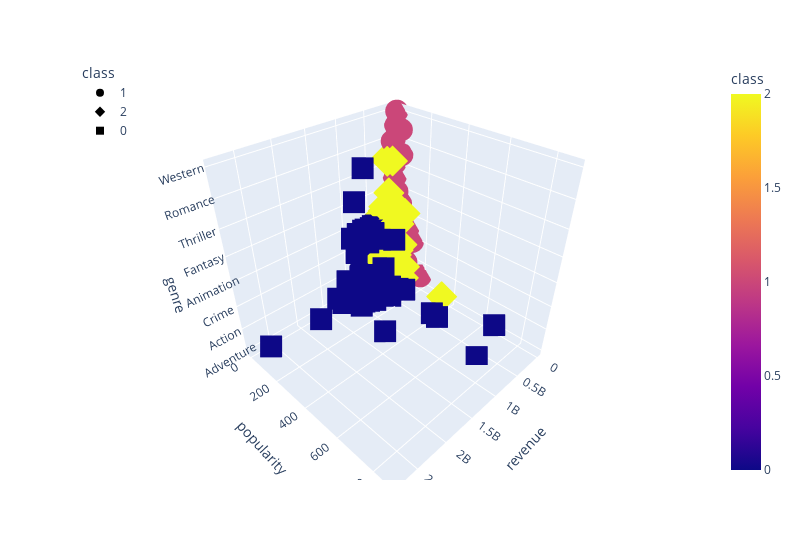

The notebook cell this image was saved under:
### Code cell
# Plotting the clusters with three features
fig = px.scatter_3d(movies_final_df, x="revenue", y="popularity", 
                    z="genre", color="class", symbol="class", 
                    width=800)
fig.update_layout(legend=dict(x=0,y=1))
fig.show()

### Figure 1 — Plotly figure (JSON) as saved in the notebook; plotly's stock layout.template omitted (floating-point values rounded to 4 significant figures; data arrays with more than 128 entries replaced by an {"elided": "..."} marker saying what was removed)
{"data": [{"hovertemplate": "class=%{marker.color}<br>revenue=%{x}<br>popularity=%{y}<br>genre=%{z}<extra></extra>", "legendgroup": "1", "marker": {"color": {"elided": "2512 int values"}, "coloraxis": "coloraxis", "symbol": "circle"}, "mode": "markers", "name": "1", "scene": "scene", "showlegend": true, "type": "scatter3d", "x": {"elided": "2512 int values"}, "y": {"elided": "2512 float values"}, "z": {"elided": "2512 str values"}}, {"hovertemplate": "class=%{marker.color}<br>revenue=%{x}<br>popularity=%{y}<br>genre=%{z}<extra></extra>", "legendgroup": "2", "marker": {"color": {"elided": "553 int values"}, "coloraxis": "coloraxis", "symbol": "diamond"}, "mode": "markers", "name": "2", "scene": "scene", "showlegend": true, "type": "scatter3d", "x": {"elided": "553 int values"}, "y": {"elided": "553 float values"}, "z": {"elided": "553 str values"}}, {"hovertemplate": "class=%{marker.color}<br>revenue=%{x}<br>popularity=%{y}<br>genre=%{z}<extra></extra>", "legendgroup": "0", "marker": {"color": [0, 0, 0, 0, 0, 0, 0, 0, 0, 0, 0, 0, 0, 0, 0, 0, 0, 0, 0, 0, 0, 0, 0, 0, 0, 0, 0, 0, 0, 0, 0, 0, 0, 0, 0, 0, 0, 0, 0, 0, 0, 0, 0, 0, 0, 0, 0, 0, 0, 0, 0, 0, 0, 0, 0, 0, 0, 0, 0, 0, 0, 0, 0, 0, 0, 0, 0, 0, 0, 0, 0, 0, 0, 0, 0, 0, 0, 0, 0, 0, 0, 0, 0, 0, 0, 0, 0, 0, 0, 0, 0, 0, 0, 0, 0, 0, 0, 0, 0, 0, 0, 0, 0, 0, 0, 0, 0, 0, 0, 0, 0, 0, 0, 0], "coloraxis": "coloraxis", "symbol": "square"}, "mode": "markers", "name": "0", "scene": "scene", "showlegend": true, "type": "scatter3d", "x": [920100000, 677945399, 788241776, 816969268, 1845034188, 589390539, 1519557910, 1519557910, 672806292, 924317558, 871368364, 876688482, 821708551, 926287400, 649398328, 655011224, 1118888979, 940335536, 738599701, 789804554, 631442092, 611899420, 783766341, 919838758, 895921036, 748806957, 850000000, 591739379, 1065659812, 599045960, 767820459, 574480841, 660940780, 585349010, 709709780, 938212738, 961000000, 890871626, 623722818, 798958165, 1004558444, 609841637, 585174222, 586090727, 786636033, 624029371, 631744560, 603900354, 2787965087, 933959197, 769653595, 735099082, 836297228, 709827462, 886686817, 825532764, 591794936, 623933331, 1025491110, 1066969703, 698491347, 752600867, 1274219009, 1274219009, 1045713802, 1123746996, 694713380, 626137675, 559852396, 665692281, 1084939099, 691210692, 1021103568, 829000000, 1108561013, 752215857, 624026776, 609016565, 877244782, 746921274, 743559607, 662845518, 847423452, 716392705, 1215439994, 644571402, 958400000, 970761885, 585178928, 675120017, 773328629, 747862775, 710644566, 1091405097, 714766572, 705717432, 652105443, 758539785, 956019788, 752100229, 609123048, 630161890, 880674609, 1513528810, 1405403694, 857611174, 1506249360, 653428261, 1156730962, 745000000, 783112979, 873260194, 1153304495, 966550600], "y": [40.41, 138.1, 90.46, 60.44, 100.0, 104.1, 144.4, 144.4, 73.09, 54.04, 138.0, 132.4, 82.5, 106.9, 43.99, 272.0, 123.6, 85.69, 70.79, 79.68, 77.82, 38.17, 35.15, 47.32, 101.3, 67.39, 44.11, 48.57, 145.8, 88.94, 45.31, 48.78, 85.12, 70.87, 25.47, 78.14, 139.1, 115.7, 65.68, 42.99, 187.3, 30.78, 120.7, 107.9, 75.67, 56.76, 84.69, 44.14, 150.4, 98.89, 45.27, 92.2, 21.94, 94.82, 69.46, 167.6, 48.68, 77.3, 78.53, 60.0, 107.1, 44.04, 165.1, 165.1, 135.4, 28.53, 77.77, 7.256, 49.99, 51.25, 112.3, 68.55, 108.8, 99.69, 93.0, 89.87, 52.04, 51.33, 65.23, 44.99, 89.19, 99.4, 76.31, 110.2, 77.68, 99.5, 94.37, 136.9, 64.18, 724.2, 481.1, 118.1, 243.8, 116.8, 72.23, 89.27, 203.7, 110.6, 121.0, 206.2, 100.2, 167.9, 107.4, 418.7, 134.3, 128.7, 102.3, 127.3, 875.6, 90.24, 514.6, 155.8, 198.4, 94.2], "z": ["Adventure", "Comedy", "Animation", "Action", "Drama", "Adventure", "Action", "Action", "Drama", "Action", "Adventure", "Adventure", "Action", "Adventure", "Action", "Action", "Adventure", "Animation", "Action", "Adventure", "Animation", "Drama", "Action", "Animation", "Adventure", "Adventure", "Action", "Adventure", "Action", "Action", "Mystery", "Adventure", "Animation", "Drama", "Action", "Adventure", "Action", "Action", "Animation", "Animation", "Action", "Comedy", "Action", "Action", "Action", "Action", "Animation", "Animation", "Action", "Adventure", "Action", "Animation", "Action", "Adventure", "Animation", "Action", "Animation", "Action", "Adventure", "Animation", "Adventure", "Animation", "Thriller", "Animation", "Action", "Action", "Action", "Action", "Animation", "Animation", "Action", "Adventure", "Adventure", "Adventure", "Action", "Action", "Action", "Adventure", "Animation", "Animation", "Animation", "Action", "Action", "Drama", "Action", "Action", "Adventure", "Animation", "Animation", "Adventure", "Action", "Action", "Action", "Action", "Action", "Action", "Animation", "Action", "Adventure", "Action", "Animation", "Adventure", "Action", "Action", "Action", "Animation", "Action", "Action", "Animation", "Action", "Action", "Action", "Action", "Adventure"]}], "layout": {"coloraxis": {"colorbar": {"title": {"text": "class"}}, "colorscale": [[0, "#0d0887"], [0.1111, "#46039f"], [0.2222, "#7201a8"], [0.3333, "#9c179e"], [0.4444, "#bd3786"], [0.5556, "#d8576b"], [0.6667, "#ed7953"], [0.7778, "#fb9f3a"], [0.8889, "#fdca26"], [1, "#f0f921"]]}, "legend": {"title": {"text": "class"}, "tracegroupgap": 0, "x": 0, "y": 1}, "margin": {"t": 60}, "scene": {"domain": {"x": [0, 1], "y": [0, 1]}, "xaxis": {"title": {"text": "revenue"}}, "yaxis": {"title": {"text": "popularity"}}, "zaxis": {"title": {"text": "genre"}}}, "width": 800}}
